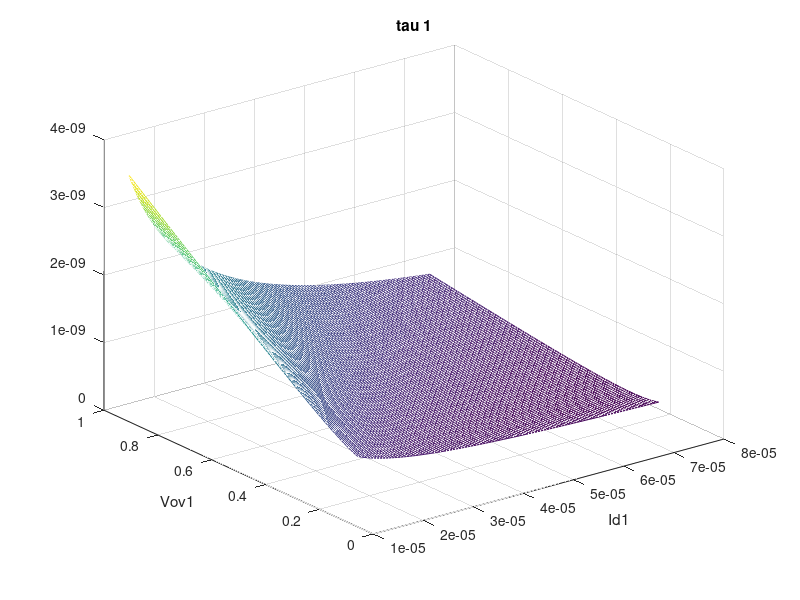
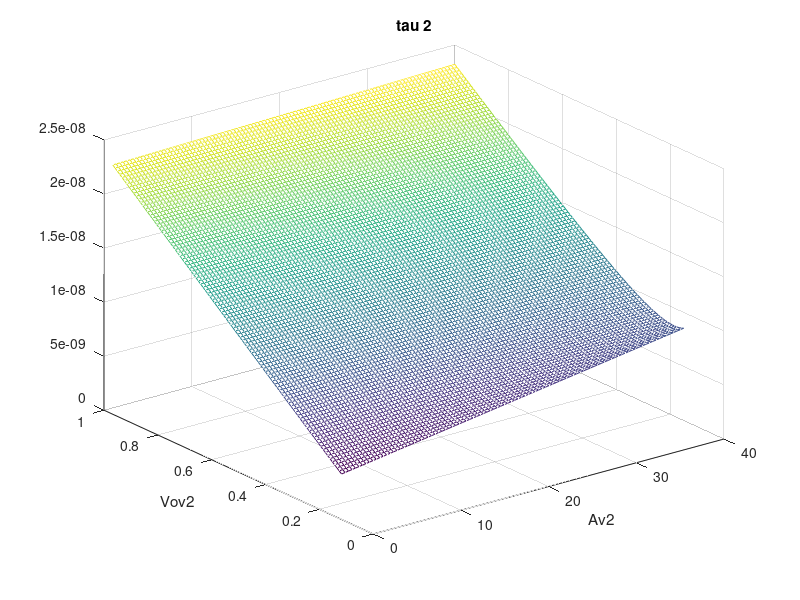
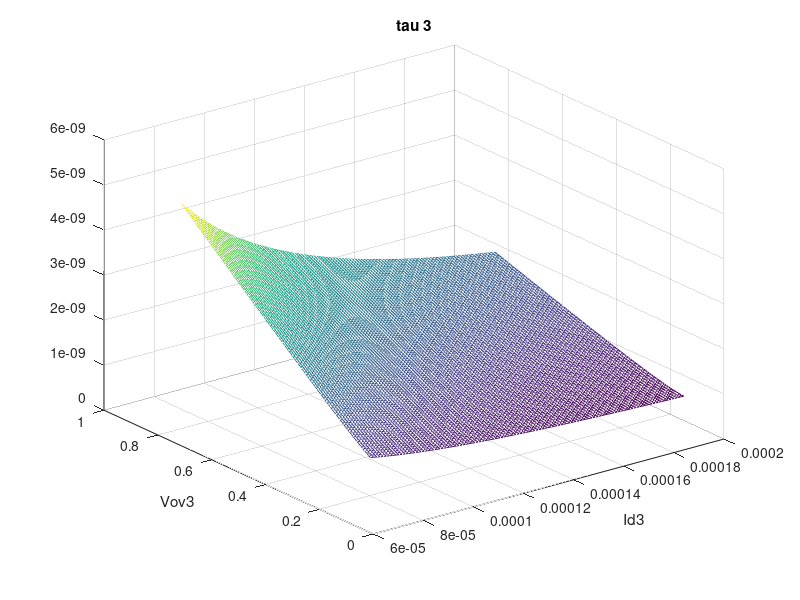

MATLAB code to generate these figures, in order:
clc; clear;
%%%%%%%%%%%%%%%%%%%%%%%% Specifications %%%%%%%%%%%%%%%%%%%%%%%%%%%%%%%%%%

Vdd = 2.5; % in volts
Vss = -2.5; % in Volts
Rout = 5e3; % in ohms (really 1/2 Rout)
Cin = 100e-15; % in fF
f3dB_target = 90e6; %in Hz
P_totl = 1.4e-3; %in Watts
IDtot = P_totl / (Vdd - Vss);
Tau_total = 1/(2*pi) * 1/f3dB_target; % in seconds
Cout = 1000e-15; %F really this is 2*Cout which is required for 1/2 circuit
Rm = 10e3; % 20k transresistance small signal

%%%%%%%%%%%%%%%%%%%% Technology Parameters %%%%%%%%%%%%%%%%%%%%%%%%%%%%%%%%
Lmin = 1e-6;    % m
Cox = 2.3e-3;   % F/m^2
kp_n = 50e-6;   % A/V^2
kp_p = 25e-6;   % A/V^2

mu_n = kp_n / Cox;
mu_p = kp_p / Cox;

Vt0 = 0.5;      % V
gamma = 0.6;    % V^(1/2)
phi = 0.4;      % V

%%%%%%%%%%%%%%%%%%%% Simplifying assumptions %%%%%%%%%%%%%%%%%%%%%%%%%%%%%%
Csb_Cgs = 0.33;
Cdb_Cgs = 0.33;
Cgd_Cgs = 0.25;

Vout = 0;
Vsb3 = Vout - Vss;
Vt3 = Vt0 + gamma * (sqrt(2 * phi + Vsb3) - sqrt(2 * phi));

%%%%%%%%%%%%%%%%%%%% Design Choices %%%%%%%%%%%%%%%%%%%%%%%%%%%%%%%%%%%%%%%
L1 = Lmin;
L2 = Lmin;
L3 = Lmin;
LL1 = Lmin;
LL2 = Lmin;

%%%%%%%%%%%%%% Sweeping Branch 1 %%%%%%%%%%%%%%%%%%%%%%%%%%%%%%%%%%%%%%%%%%
Id1 = linspace(15E-6, 75E-6, 100);
Vov1 = linspace(.15, 1, 100);
[Id1_mesh Vov1_mesh] = meshgrid(Id1, Vov1);
tau1 = Vov1_mesh ./ (2 * Id1_mesh) * Cin + ...
         1.33 * 2 / 3 * L1^2 ./ (mu_n * Vov1_mesh); 

% plotting
figure(1); mesh(Id1_mesh, Vov1_mesh, tau1); 
xlabel('Id1'); ylabel('Vov1'); title('tau 1');

% extract parameters
[min_tau1 min_tau1_row_idx] = min(tau1);
[min_tau1 min_tau1_col_idx] = min(min_tau1);
min_row = min_tau1_row_idx(min_tau1_col_idx);
min_col = min_tau1_col_idx;

Id1 = Id1_mesh(min_row, min_col);
Vov1 = Vov1_mesh(min_row, min_col);
tau1 = tau1(min_row, min_col);
W1 = 2 * Id1 * L1 / (kp_n * Vov1.^2);
gm1 = 2 * Id1 / Vov1;
Cgs1 = (tau1 * gm1 - Cin) / 1.33;

%%%%%%%%%%%%%% Sweeping Branch 3 %%%%%%%%%%%%%%%%%%%%%%%%%%%%%%%%%%%%%%%%%%
Id3 = linspace(75E-6, 200E-6, 100);
Vov3 = linspace(.15, .85, 100);
[Id3_mesh Vov3_mesh] = meshgrid(Id3, Vov3);
tau3 = 1.33 / 1.2 * 2 / 3 * L3^2 ./ (mu_n * Vov3_mesh) + ...
         1 / 1.2 * Vov3_mesh ./ (2 * Id3_mesh) * Cout; 

% plotting
figure(3); mesh(Id3_mesh, Vov3_mesh, tau3); 
xlabel('Id3'); ylabel('Vov3'); title('tau 3');

% extract parameters
[min_tau3 min_tau3_row_idx] = min(tau3);
[min_tau3 min_tau3_col_idx] = min(min_tau3);
min_row = min_tau3_row_idx(min_tau3_col_idx);
min_col = min_tau3_col_idx;

Id3 = Id3_mesh(min_row, min_col);
Vov3 = Vov3_mesh(min_row, min_col);
tau3 = tau3(min_row, min_col);
W3 = 2 * Id3 * L3 / (kp_n * Vov3^2);
gm3 = 2 * Id3 / Vov3;
Cgs3 = (1.2 * tau3 * gm3 - Cout) / 1.33;

VovL2 = 1 - Vov3; 
Id2 = IDtot - Id1 - Id3;
gmL2 = 2 * Id2 / VovL2;
WL2 = 2 * Id2 * LL2 / (kp_p * VovL2^2);
%%%%%%%%%%%%%% Sweeping Branch 2 %%%%%%%%%%%%%%%%%%%%%%%%%%%%%%%%%%%%%%%%%%

Av2 = linspace(1, 40, 100);
Vov2 = linspace(.15, 1, 100);

[Av2_mesh Vov2_mesh] = meshgrid(Av2, Vov2);

tau2 = Rm * gmL2 / .8 * (1 + .25 * (1 + Av2_mesh)) * 2 / 3 * L2^2 ./ (mu_n * Vov2_mesh) + ...
       0.58 * Av2_mesh * 2 / 3 * L2^2 ./ (mu_n * Vov2_mesh) + ...
       0.41 * Cgs3 * Vov2_mesh / (2 * Id2) + ...
       1.33 * 2 / 3 * LL2^2 / (mu_p * (1 - Vov3));

% plotting
figure(2); mesh(Av2_mesh, Vov2_mesh, tau2);
xlabel('Av2'); ylabel('Vov2'); title('tau 2');

% extract parameters
[min_tau2 min_tau2_row_idx] = min(tau2);
[min_tau2 min_tau2_col_idx] = min(min_tau2);
min_row = min_tau2_row_idx(min_tau2_col_idx);
min_col = min_tau2_col_idx;

Av2 = Av2_mesh(min_row, min_col);
Vov2 = Vov2_mesh(min_row, min_col);
tau2 = tau2(min_row, min_col);
W2 = 2 * Id2 * L2 / (kp_n * Vov2^2);
gm2 = Av2 * gmL2;
gmL1 = Av2 * .8 / Rm;
VovL1 = 2 * Id1 / gmL1;
WL1 = 2 * Id1 * LL1 / (kp_p * VovL1^2);
%%%%%%%%%%%%%% Consolidate and Report Results %%%%%%%%%%%%%%%%%%%%%%%%%%%%%
Vov = [Vov1 Vov2 Vov3]
VovL = [VovL1 VovL2]
tau = [tau1 tau2 tau3]
Av2
W = [W1 W2 W3] * 1E6 % um
WL = [WL1 WL2] * 1E6 % um
Id = [Id1 Id2 Id3] * 1e6 % uA
est_f3dB = 1 / (2 * pi * sum(tau))
est_Rm = 1 / gmL1 * Av2 * 0.8
